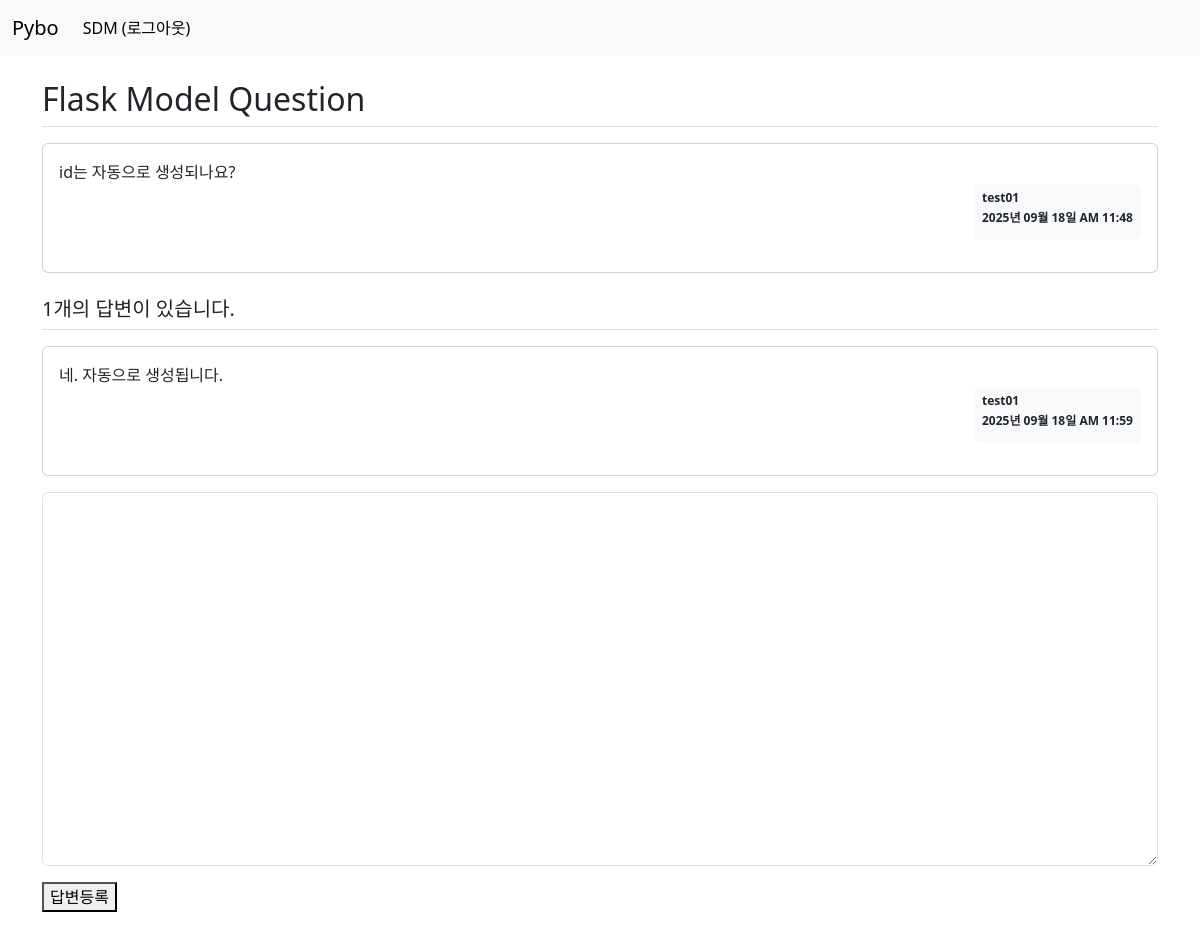
The page /question/detail/2/ (signed in) on the database its author committed.
### pybo/models.py (models this page shows)
class User(db.Model):
    id = db.Column(db.Integer, primary_key=True)
    username = db.Column(db.String(150), unique=True, nullable=False)
    password = db.Column(db.String(200), nullable=False)
    email = db.Column(db.String(120), unique=True, nullable=False)

class Question(db.Model):
    id = db.Column(db.Integer, primary_key=True)
    subject= db.Column(db.String(200), nullable=False)
    content= db.Column(db.Text(), nullable=False)
    create_date = db.Column(db.DateTime, nullable=False)
    user_id = db.Column(db.Integer, db.ForeignKey('user.id', ondelete='CASCADE'), nullable=False)
    user = db.relationship('User', backref=db.backref('questions_set'))
    modify_date = db.Column(db.DateTime, nullable=True)
    image_path = db.Column(db.String(200), nullable=True) # 이미지 삽입이 필수가 아니라서?

class Answer(db.Model):
    id = db.Column(db.Integer, primary_key=True)
    question_id = db.Column(db.Integer, db.ForeignKey('question.id', ondelete='CASCADE')) # 오류 방색을 예방하기 위해서 질문을 삭데하면 답변도 삭제
    question = db.relationship(Question, backref=db.backref('answers_set'))
    content = db.Column(db.Text(), nullable=False)
    create_date = db.Column(db.DateTime, nullable=False)
    user_id = db.Column(db.Integer, db.ForeignKey('user.id', ondelete='CASCADE'), nullable=False)
    user = db.relationship('User', backref=db.backref('answers_set'))
    modify_date = db.Column(db.DateTime, nullable=True)

### pybo/views/question_views.py (the view)
@bp.route('/detail/<int:question_id>/')
def detail(question_id):
    form = AnswerForm() # 질문 상세 템플릿에 답변 폼 추가
    question = Question.query.get_or_404(question_id)
    return render_template('question/question_detail.html', question=question, form=form)

### pybo/forms.py
class AnswerForm(FlaskForm):
    content = TextAreaField('내용', validators=[DataRequired('내용은 필수입력 항목입니다.')])

### pybo/filter.py (called while the page is built)
def format_datetime( value, fmt='%Y년 %m월 %d일 %p %I:%M' ):
    return value.strftime(fmt)

### pybo/views/auth_views.py (called while the page is built)
@bp.before_app_request
def load_logged_in_user():
    user_id = session.get('user_id')
    if user_id is None:
        g.user = None
    else:
        g.user = User.query.get(int(user_id))

### pybo/templates/question/question_detail.html (shortened to what this page needs)
{% extends 'base.html'%}
{% block content %}
<div class="container my-3">
    <h2 class="border-bottom py-2">{{question.subject}}</h2>
    <div class="card my-3">
        <div class="card-body">
            <div class="card-text">
                {{question.content}}
            </div>
            <div class="d-flex justify-content-end">
                <div class="badge bg-light text-dark p-2 text-start">
                    <p class="mb-2">{{question.user.username}}</p>
                    <p class="mb-2">{{ question.create_date | datetime }}</p>
                </div>
            </div>
        </div>
    </div>
    <h5 class="border-bottom my-3 py-2">{{ question.answers_set|length }}개의 답변이 있습니다.</h5>
    {% for answer in question.answers_set %}
    <div class="card my-3">
        <div class="card-body">
            <div class="card-text">{{ answer.content }}</div>
            <div class="d-flex justify-content-end">
                <div class="badge bg-light text-dark p-2 text-start">
                    <p class="mb-2">{{answer.user.username}}</p>
                    <p class="mb-2">{{ answer.create_date | datetime }}</p>
                </div>
            </div>
        </div>
    </div>
    {% endfor %}
    <form action="{{ url_for('answer.create', question_id=question.id)}}" method="post">
        <textarea {% if not g.user %} disabled {% endif%}
                  class="form-control" name="content" id="content" rows="15"></textarea>
        <button type="submit" class="bth bth-primaty mt-3" {% if not g.user %} disabled {% endif%}>답변등록</button>
    </form>
</div>
{% endblock %}

### pybo/templates/navbar.html (shortened to what this page needs)
<nav class="navbar navbar-expand-sm bg-body-tertiary">
    <div class="container-fluid">
        <a class="navbar-brand" href="{{url_for('main.index')}}">Pybo</a>
        <div class="collapse navbar-collapse" id="navbarTogglerDemo02">
            {% if g.user %}
            <ul class="navbar-nav me-auto mb-2 mb-lg-0">
                <li class="nav-item">
                    <a class="nav-link active" aria-current="page" href="{{url_for('auth.logout')}}">{{ g.user.username}} (로그아웃)</a>
                </li>
            </ul>
            {% endif %}
        </div>
    </div>
</nav>

### pybo/static/style.css (style rules this page uses)
textarea { width: 100%; }
button[type='submit'] { margin-top: 10px; }

### rows shown on the page
User: user.username "SDM"
Question: subject "Flask Model Question", content "id는 자동으로 생성되나요?", create_date "2025년 09월 18일 AM 11:48"
User: user.username "test01"
Answer: content "네. 자동으로 생성됩니다.", user.username "test01", create_date "2025년 09월 18일 AM 11:59"

### other values the page prints
{{ question.answers_set|length }} "1"
